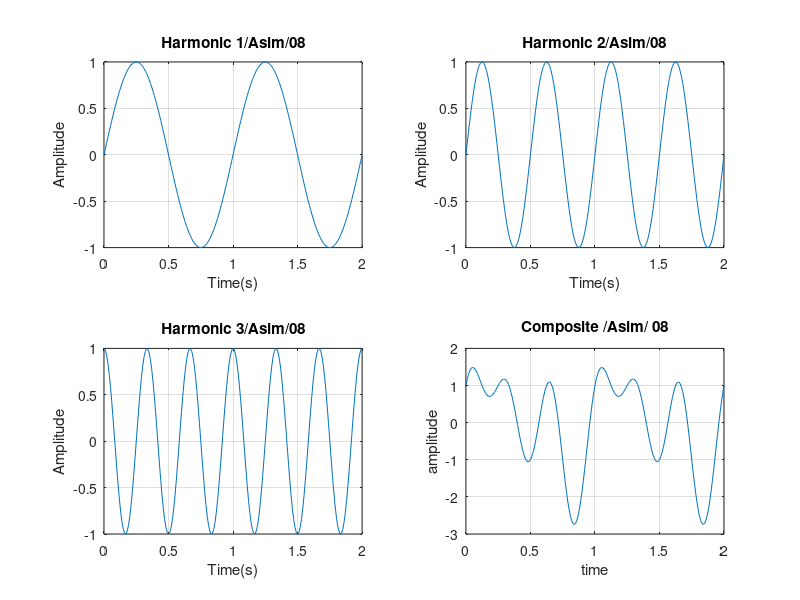

Source code (MATLAB):
t = 0:0.01:2;
y = sin(2*3.1415*t);
subplot(2,2,1);
plot(t,y);
title('Harmonic 1/Asim/08');
xlabel('Time(s)');
ylabel('Amplitude');
grid on;


z = sin(2*3.1415*2*t);
subplot(2,2,2);
plot(t,z);
title('Harmonic 2/Asim/08');
xlabel('Time(s)');
ylabel('Amplitude');
grid on;

g = cos(2*3.1415*3*t);
subplot(2,2,3);
plot(t,g);
title('Harmonic 3/Asim/08');
xlabel('Time(s)');
ylabel('Amplitude');
grid on;

x = y+g+z;
subplot(2,2,4);
plot(t,x);
title('Composite /Asim/ 08');
xlabel('time');
ylabel('amplitude');
grid on;
